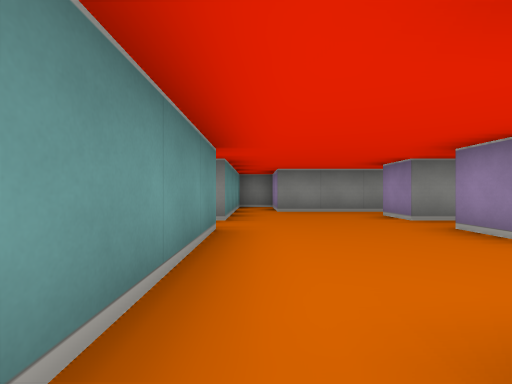
View 1 (above)

12 first-person views from a walk through a cub3D ray-caster map. The camera is about half as high as the walls, looks level and sees 85° across. The floor is counted in squares. Each view is taken from the middle of a square. On the plan, view 1 faces up. The plan holds only what a view shows up to about 9 squares ahead; the rest is blank. The place goes on beyond the plan.

View 2
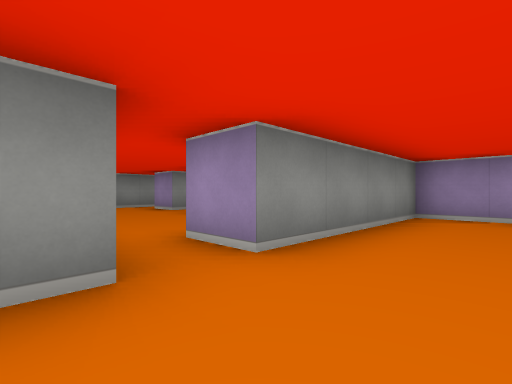

View 3
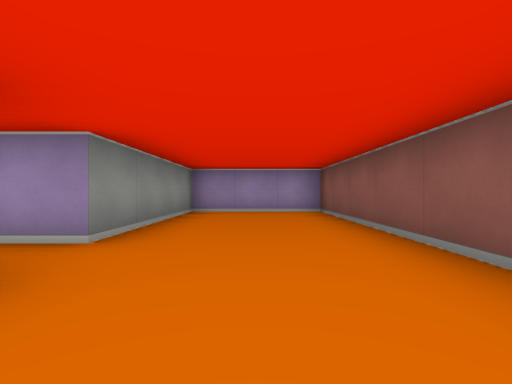

View 4
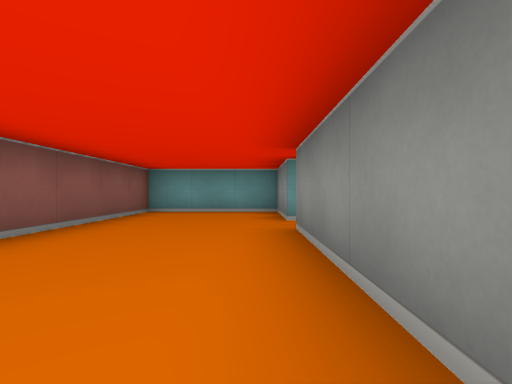

View 5
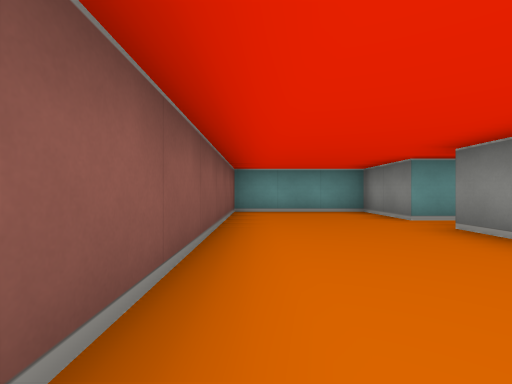

View 6
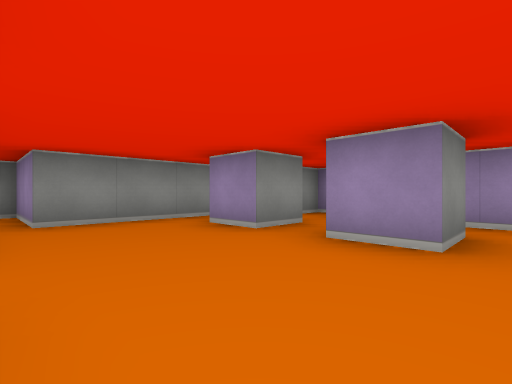

View 7
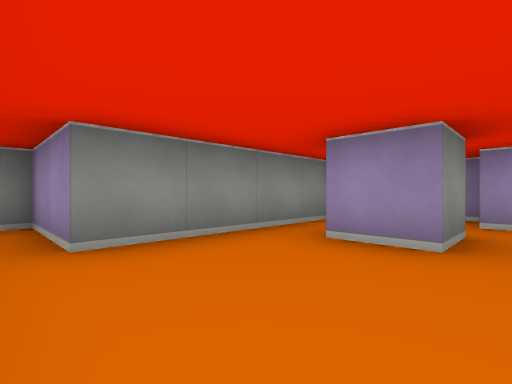

View 8
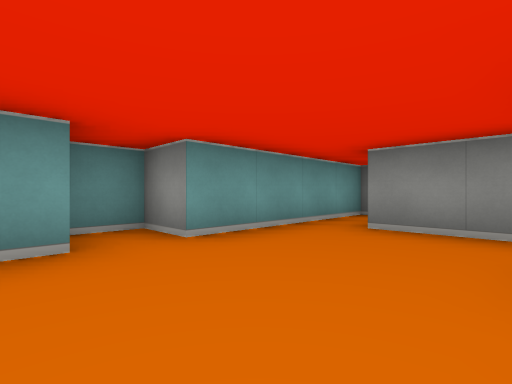

View 9
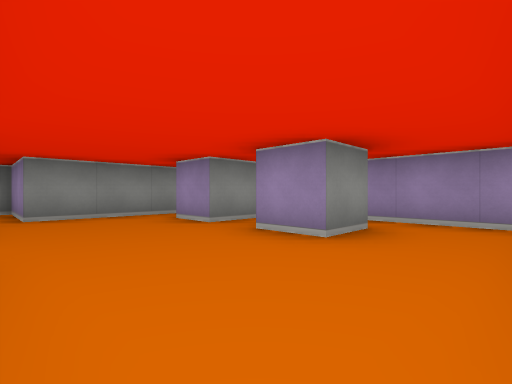

View 10
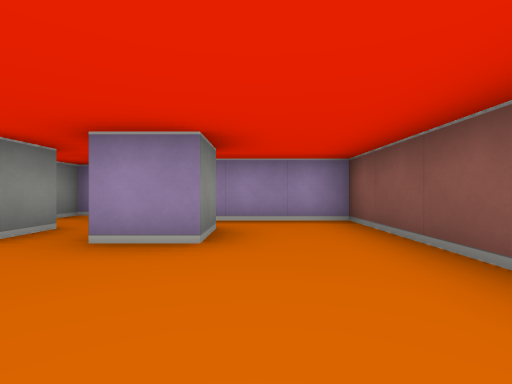

View 11
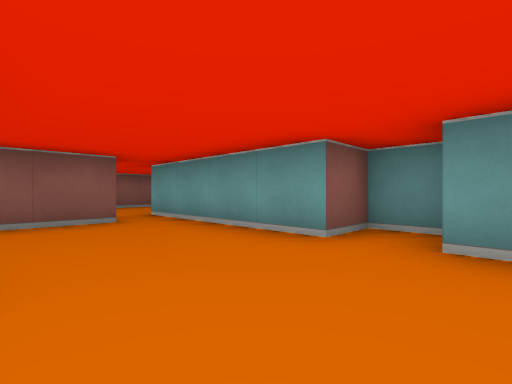

View 12
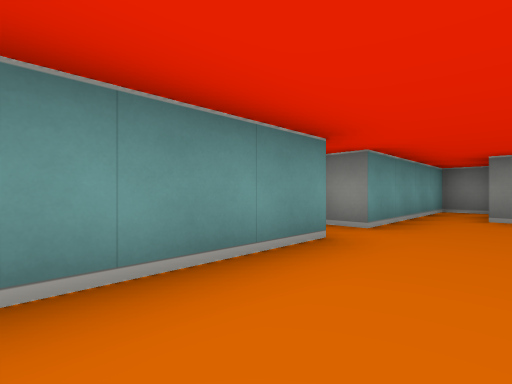

### Floor plan
Ten units are one square. View 1 is at (0, 0); x grows to the right and y downward. Boxes are objects, and circles mark ways between rooms. Rooms are numbered by the first view taken in them; rooms with no view inside come last. Other rooms are left out.
<svg viewBox="-30 -90 90 130">
<path fill="none" stroke="#000" d="M-5 -5 -5 5 -25 5 -25 35 45 35 45 5 5 5 5 -5M35 -45 25 -45 25 -55M35 -25 25 -25 25 -35M42 -65 5 -65 5 -85 -5 -85 -5 -45 -15 -45 -15 -35 -5 -35 -5 -5M55 -45 55 -55 49 -55M5 -5 45 -5 45 -45"/>
<circle cx="0" cy="0" r="3" fill="#2a7"/>
<text x="10" y="20">1</text>
<text x="20" y="-40">2</text>
</svg>
Room 1 opens to room 2.

Where each view was taken, in squares from view 1:
view 1: 0 up, 0 right, facing up
view 2: 2 down, 1 left, facing up-right
view 3: 2 down, 2 left, facing right
view 4: 1 down, 4 right, facing left
view 5: 3 down, 4 right, facing left
view 6: 2 up, 0 right, facing up-right
view 7: 4 up, 0 right, facing up-right
view 8: 3 up, 2 right, facing up-left
view 9: 1 up, 0 right, facing up-right
view 10: 2 up, 0 right, facing right
view 11: 5 up, 2 right, facing down-left
view 12: 1 up, 1 right, facing up-left
